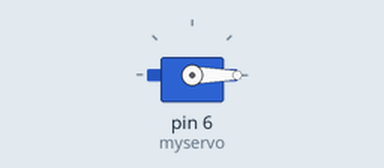
A sketch run on a simulated Arduino Uno, built with avr-gcc and run on an emulated ATmega328P. Shown: servo.

Above: at 0.05 s.
At 4.25 s:
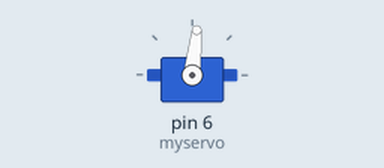
At 8.55 s:
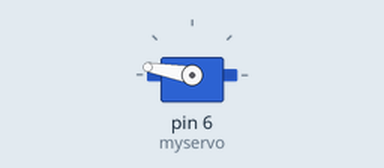
At 17.05 s:
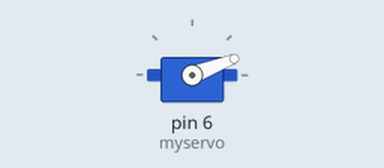
Timing chart, 0 to 23.5 s (numbered marks = the images above):
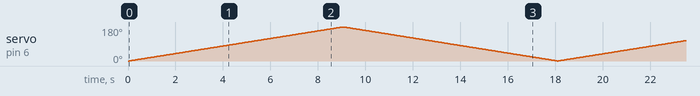

The sketch:

servo.ino
```cpp
#include <Servo.h>

Servo myservo;
void setup()
{
  myservo.attach(6);
}
int counter=0;
void loop()
{
  myservo.write(counter);
  delay(50);
  counter++;
  if(counter>180)
    for(counter=180;counter!=0;counter--)
  {
    myservo.write(counter);
 	delay(50);
  }

}
```
